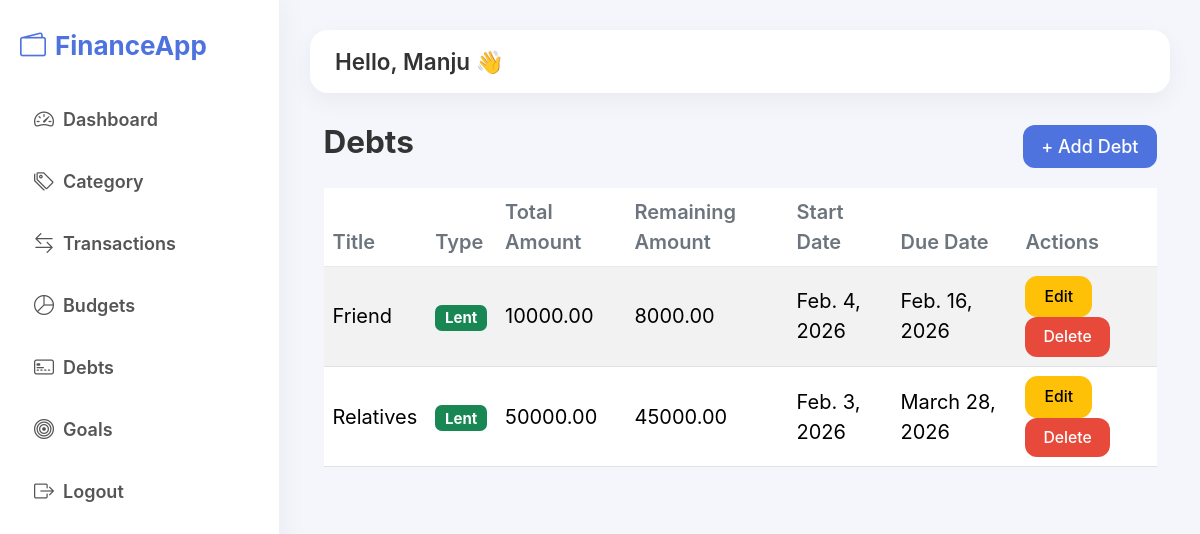
Page /debts/ (signed in) on the earlier database version.
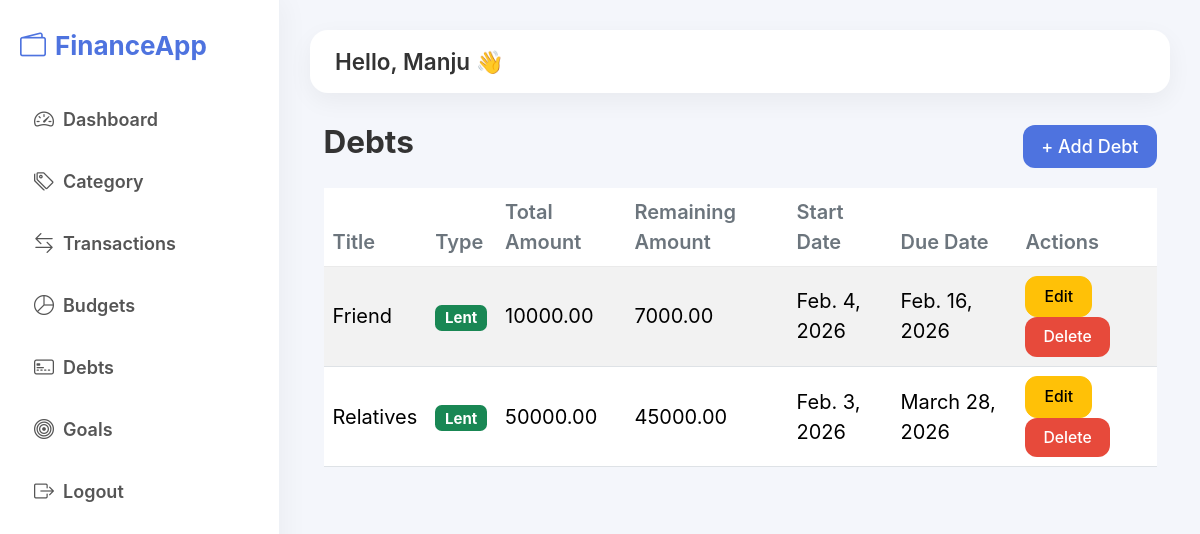
Same page on the later database version.
### fintrack_app/models.py (models this page shows, shortened)
class TimeStampModel(models.Model):
    created_at = models.DateTimeField(auto_now_add=True)
    updated_at = models.DateTimeField(auto_now=True)
    class Meta:
        abstract = True

class Debt(TimeStampModel):
    DEBT_TYPE = (
        ("lent", "Lent"),
        ("borrowed", "Borrowed"),
    )
    user = models.ForeignKey(User, on_delete=models.CASCADE)
    title = models.CharField(max_length=100)
    debt_type = models.CharField(max_length=10, choices=DEBT_TYPE)
    total_amount = models.DecimalField(max_digits=12, decimal_places=2, validators=[MinValueValidator(0.01)])
    remaining_amount = models.DecimalField(max_digits=12, decimal_places=2, validators=[MinValueValidator(0.0)])
    start_date = models.DateField()
    due_date = models.DateField(null=True, blank=True)
    class Meta:
        ordering = ["-start_date"]

### fintrack_app/views.py (the view)
# urls.py: path("debts/", views.DebtListView.as_view(), name="debt-list"),
class DebtListView(UserQuerysetMixin, ListView):
    model = Debt
    template_name = 'fintrack_app/debt/debt_list.html'
    context_object_name = 'debts'

### fintrack_app/views.py (called while the page is built)
    def get_queryset(self):
        return self.model.objects.filter(user=self.request.user)

### templates/fintrack_app/debt/debt_list.html
{% extends "fintrack_app/base.html" %}
{% block content %}
<div class="container my-4">
    <div class="d-flex justify-content-between align-items-center mb-3">
        <h3 class="fw-bold">Debts</h3>
        <a href="{% url 'debt-add' %}" class="btn btn-primary">+ Add Debt</a>
    </div>
    <table class="table table-striped align-middle">
        <thead>
            <tr>
                <th>Title</th>
                <th>Type</th>
                <th>Total Amount</th>
                <th>Remaining Amount</th>
                <th>Start Date</th>
                <th>Due Date</th>
                <th>Actions</th>
            </tr>
        </thead>
        <tbody>
            {% for debt in debts %}
            <tr>
                <td>{{ debt.title }}</td>
                <td>
                    <span class="badge
                        {% if debt.debt_type == 'lent' %}bg-success{% else %}bg-danger{% endif %}">
                        {{ debt.get_debt_type_display }}
                    </span>
                </td>
                <td>{{ debt.total_amount }}</td>
                <td>{{ debt.remaining_amount }}</td>
                <td>{{ debt.start_date }}</td>
                <td>{{ debt.due_date|default:"-" }}</td>
                <td>
                    <a href="{% url 'debt-edit' debt.pk %}" class="btn btn-sm btn-warning">Edit</a>
                    <a href="{% url 'debt-delete' debt.pk %}" class="btn btn-sm btn-danger">Delete</a>
                </td>
            </tr>
            {% empty %}
            <tr>
                <td colspan="7" class="text-center">No debts found.</td>
            </tr>
            {% endfor %}
        </tbody>
    </table>
</div>
{% endblock %}

Differences in the rows shown:
changed Debt "Friend": remaining_amount "8000.00" → "7000.00"
